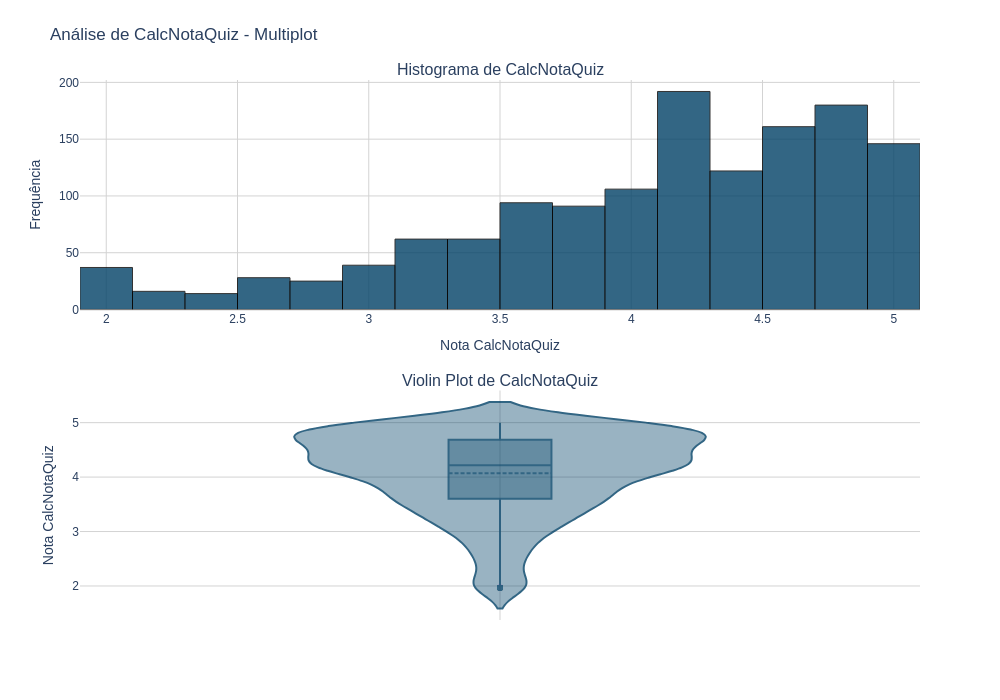

The notebook cell saved with this chart:
### Markdown cell above
#### 3.14 Análise visual das notas dos quizzes
O intuito dessa célula é criar um gráfico múltiplo com histograma e violin plot da variável CalcNotaQuiz, permitindo observar a distribuição das notas, densidade, presença de outliers e posição da média de forma detalhada.

### Code cell
# Criar subplots com 2 linhas e 1 coluna para acomodar o histograma e o violin plot
fig = make_subplots(
    rows=2,
    cols=1,
    subplot_titles=('Histograma de CalcNotaQuiz', 'Violin Plot de CalcNotaQuiz'), # Títulos para cada subplot
    vertical_spacing=0.15 # Aumentar o espaço vertical entre os subplots para evitar sobreposição de títulos/rótulos
)

# Adicionar o histograma para a coluna 'CalcNotaQuiz'
fig.add_trace(
    go.Histogram(
        x=df_consolidado['CalcNotaQuiz'], # Dados para o histograma
        nbinsx=30, # Número de bins no histograma
        name='', # Nome da trace (não exibido com showlegend=False)
        marker=dict(
            color='#004066', # Cor das barras do histograma
            opacity=0.8, # Opacidade das barras
            line=dict(color='black', width=1) # Adiciona borda preta às barras
        )
    ),
    row=1, col=1 # Posicionar no primeiro subplot (primeira linha, primeira coluna)
)

# Adicionar o violin plot para a coluna 'CalcNotaQuiz'
fig.add_trace(
    go.Violin(
        y=df_consolidado['CalcNotaQuiz'], # Dados para o violin plot
        name='', # Nome da trace
        marker_color='#004066', # Cor do violin plot
        opacity=0.8, # Opacidade
        box_visible=True, # Mostrar box plot dentro do violin plot
        meanline_visible=True # Mostrar linha da média
    ),
    row=2, col=1 # Posicionar no segundo subplot (segunda linha, primeira coluna)
)


# Atualizar configurações gerais de layout do gráfico
fig.update_layout(
    title_text="Análise de CalcNotaQuiz - Multiplot", # Título principal do gráfico
    height=900, # Altura do gráfico em pixels
    showlegend=False, # Não mostrar a legenda
    plot_bgcolor='white', # Cor de fundo da área de plotagem
    paper_bgcolor='white', # Cor de fundo do papel (área fora da plotagem)
    font=dict(family="Arial"), # Fonte do texto do gráfico
    margin=dict(t=80) # Aumentar margem superior para o título principal não ficar muito próximo do topo
)

# Atualizar layout dos eixos do histograma
fig.update_xaxes(title_text="Nota CalcNotaQuiz", row=1, col=1, gridcolor='lightgray', zerolinecolor='lightgray') # Rótulo do eixo X
fig.update_yaxes(title_text="Frequência", row=1, col=1, gridcolor='lightgray', zerolinecolor='lightgray') # Rótulo do eixo Y

# Atualizar layout dos eixos do violin plot
fig.update_xaxes(title_text="", row=2, col=1, gridcolor='lightgray', zerolinecolor='lightgray') # Remover rótulo do eixo X para evitar redundância
fig.update_yaxes(title_text="Nota CalcNotaQuiz", row=2, col=1, gridcolor='lightgray', zerolinecolor='lightgray') # Rótulo do eixo Y


fig.update_layout(height=700, width=1000) # Ajustar altura e largura finais do gráfico
# Mostrar o gráfico
fig.show(renderer="browser")

### Figure 1 — Plotly figure (JSON) as saved in the notebook; plotly's stock layout.template omitted (floating-point values rounded to 4 significant figures; data arrays with more than 128 entries replaced by an {"elided": "..."} marker saying what was removed)
{"data": [{"marker": {"color": "#004066", "line": {"color": "black", "width": 1}, "opacity": 0.8}, "name": "", "nbinsx": 30, "type": "histogram", "x": {"elided": "1375 float values"}, "xaxis": "x", "yaxis": "y"}, {"box": {"visible": true}, "marker": {"color": "#004066"}, "meanline": {"visible": true}, "name": "", "opacity": 0.8, "type": "violin", "xaxis": "x2", "y": {"elided": "1375 float values"}, "yaxis": "y2"}], "layout": {"annotations": [{"font": {"size": 16}, "showarrow": false, "text": "Histograma de CalcNotaQuiz", "x": 0.5, "xanchor": "center", "xref": "paper", "y": 1, "yanchor": "bottom", "yref": "paper"}, {"font": {"size": 16}, "showarrow": false, "text": "Violin Plot de CalcNotaQuiz", "x": 0.5, "xanchor": "center", "xref": "paper", "y": 0.425, "yanchor": "bottom", "yref": "paper"}], "font": {"family": "Arial"}, "height": 700, "margin": {"t": 80}, "paper_bgcolor": "white", "plot_bgcolor": "white", "showlegend": false, "title": {"text": "Análise de CalcNotaQuiz - Multiplot"}, "width": 1000, "xaxis": {"anchor": "y", "domain": [0, 1], "gridcolor": "lightgray", "title": {"text": "Nota CalcNotaQuiz"}, "zerolinecolor": "lightgray"}, "xaxis2": {"anchor": "y2", "domain": [0, 1], "gridcolor": "lightgray", "title": {"text": ""}, "zerolinecolor": "lightgray"}, "yaxis": {"anchor": "x", "domain": [0.575, 1], "gridcolor": "lightgray", "title": {"text": "Frequência"}, "zerolinecolor": "lightgray"}, "yaxis2": {"anchor": "x2", "domain": [0, 0.425], "gridcolor": "lightgray", "title": {"text": "Nota CalcNotaQuiz"}, "zerolinecolor": "lightgray"}}}
